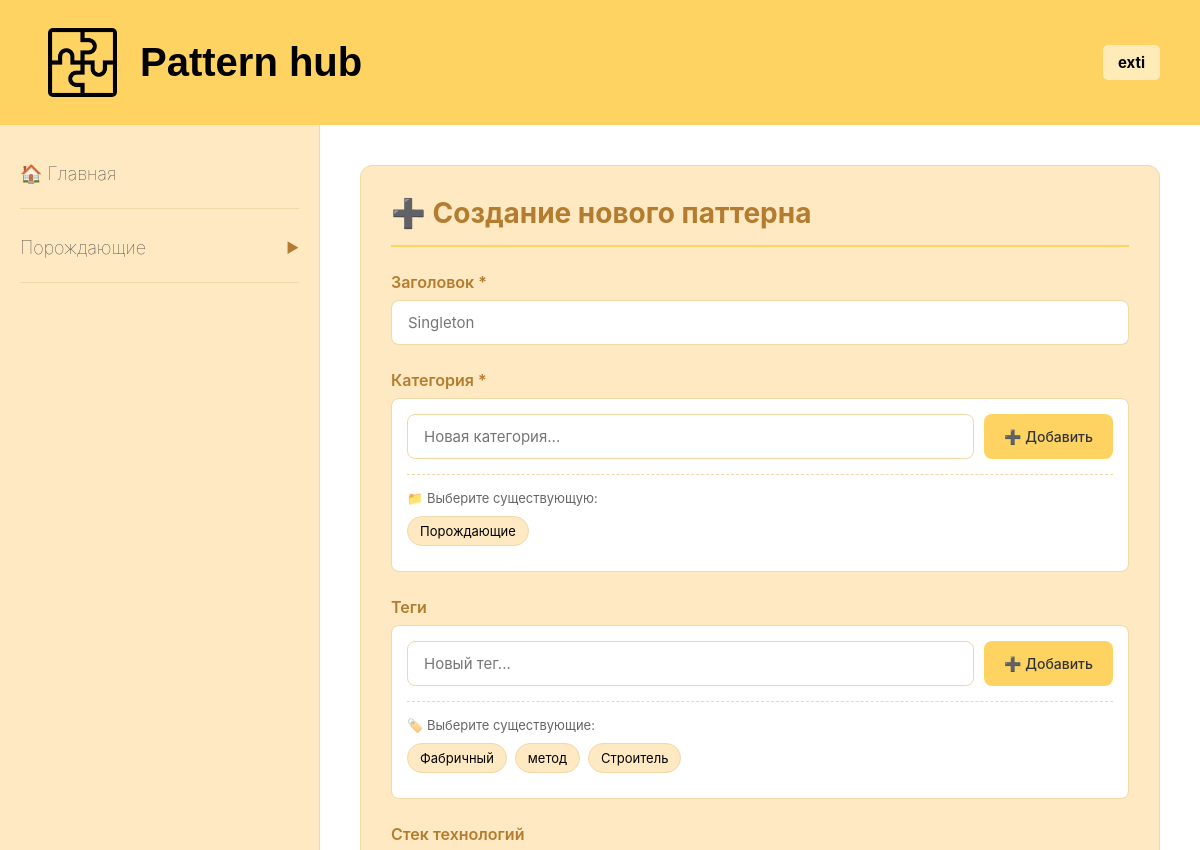
Page /editor/ (signed in, upper part) on the earlier database version.
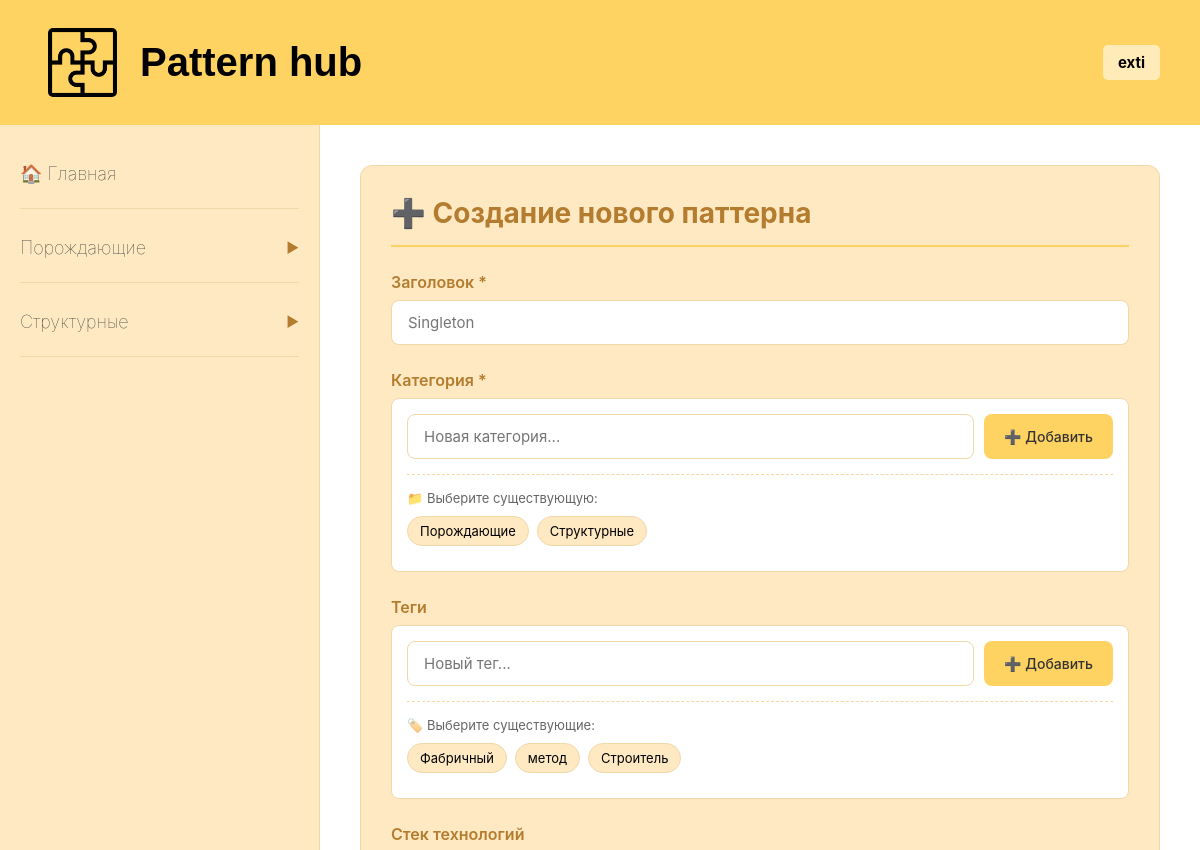
Same page on the later database version.
### main/models.py (models this page shows)
class Categories(models.Model):
    id = models.AutoField(primary_key=True)
    title = models.CharField(max_length=45, blank=True, null=True, unique=True)
    class Meta:
        db_table = 'categories'

class Tags(models.Model):
    id = models.AutoField(primary_key=True)
    name = models.CharField(max_length=45, blank=True, null=True)
    class Meta:
        db_table = 'tags'

### main/views.py (the view)
# urls.py: path('editor/', views.editor, name='editor'),
@login_required
def editor(request, id=None):
    user = request.user
    auth_user = User.objects.get(id=user.id)
    patterns =  Patterns.objects.all()
    if not auth_user.is_superuser:
        return redirect('/')
    pattern = None
    if id:
        pattern = get_object_or_404(Patterns, id=id)
    categories = Categories.objects.all()
    tags = Tags.objects.all()
    stacks = Stacks.objects.all()
    selected_tag_ids = []
    selected_stack_ids = []
    if pattern:
        selected_tag_ids = list(pattern.tags.values_list('id', flat=True))
        selected_stack_ids = list(pattern.stacks.values_list('id', flat=True))
    context = {
        'categories': categories,
        'tags': tags,
        'stacks': stacks,
        'pattern': pattern,
        'selected_tag_ids': selected_tag_ids,
        'selected_stack_ids': selected_stack_ids,
        'patterns': patterns
    }
    return render(request, 'test/main/forms/editor.html', context)

### templates/test/main/forms/editor.html (shortened to what this page needs)
{% extends "test/main/index.html" %}
{% load static %}
{% block content %}
<div class="editor-container">
    <div class="editor-card">
        <h1 class="editor-title">
            {% if pattern %}✏️ Редактирование: {{ pattern.title }}{% else %}➕ Создание нового паттерна{% endif %}
        </h1>
        <form id="pattern-form">
            <div class="form-group">
                <label for="title">Заголовок *</label>
                <input type="text" id="title" name="title" class="form-input" required placeholder="Singleton" value="{{ pattern.title|default:'' }}">
            </div>
            <div class="form-group">
                <label>Категория *</label>
                <div class="dynamic-input-group">
                    <div class="input-with-button">
                        <input type="text" id="new-category-input" class="form-input" placeholder="Новая категория..." onkeypress="handleCategoryEnter(event)">
                        <button type="button" class="btn-add" onclick="addNewCategory()">➕ Добавить</button>
                    </div>
                    <div class="existing-items">
                        <div class="existing-items-title">📁 Выберите существующую:</div>
                        <div id="categories-list" class="items-chips">
                            {% for cat in categories %}
                                <span class="existing-item" data-id="{{ cat.id }}" data-name="{{ cat.title }}" onclick="selectCategory(this)">{{ cat.title }}</span>
                            {% endfor %}
                        </div>
                    </div>
                </div>
            </div>
            <div class="form-group">
                <label>Теги</label>
                <div class="dynamic-input-group">
                    <div class="input-with-button">
                        <input type="text" id="new-tag-input" class="form-input" placeholder="Новый тег..." onkeypress="handleTagEnter(event)">
                        <button type="button" class="btn-add" onclick="addNewTag()">➕ Добавить</button>
                    </div>
                    <div class="existing-items">
                        <div class="existing-items-title">🏷️ Выберите существующие:</div>
                        <div id="tags-list" class="items-chips">
                            {% for tag in tags %}
                                <span class="existing-item" data-id="{{ tag.id }}" data-name="{{ tag.name }}"
                                      {% if tag.id in selected_tag_ids %}class="existing-item selected"{% else %}class="existing-item"{% endif %}
                                      onclick="toggleTag(this)">{{ tag.name }}</span>
                            {% endfor %}
                        </div>
                    </div>
                </div>
            </div>
            <div class="form-group">
                <label>Стек технологий</label>
            </div>
        </form>
    </div>
</div>
{% endblock %}

### templates/test/main/index.html (shortened to what this page needs)
{% load static %}
<!DOCTYPE html>
<html lang="ru">
<head>
    <link rel="stylesheet" href="{% static 'main/style.css' %}">
</head>
<body>
    <div class="wrapper">
        <header class="header">
            <div class="header-content">
                <div class="logo-area">
                    <img src="{% static 'images/logo.png' %}" alt="Logo" class="logo" onerror="this.style.display='none'">
                    <h1 class="Logo-title">Pattern hub</h1>
                </div>
                <div class="auth-buttons">
                    {% if user.is_authenticated %}
                        <div class="user-info">
                            <span onclick="window.location = '/profile';" class="username">{{ user.username }}</span>
                        </div>
                    {% else %}
                        <a href="{% url 'login_' %}" class="auth-btn register">Зарегистрироваться\Войти</a>
                    {% endif %}
                </div>
            </div>
        </header>
        <div class="main-content">
            <aside class="sidebar">
                <nav class="sidebar-nav">
                    <div class="nav-item">
                        <a href="{% url 'index' %}" class="nav-header no-arrow">
                            <span class="nav-title">🏠 Главная</span>
                        </a>
                    </div>
                    {% for category in categories %}
                    <div class="nav-item" data-category-id="{{ category.id }}">
                        <div class="nav-header" onclick="toggleSubmenu(this)">
                            <span class="nav-title">{{ category.title }}</span>
                            <span class="arrow">▶</span>
                        </div>
                    </div>
                    {% endfor %}
                </nav>
            </aside>
            <main class="content">
                {% block content %}
                {% endblock %}
            </main>
        </div>
    </div>
</body>
</html>

Differences in the rows shown:
added Categories: title "Структурные"
